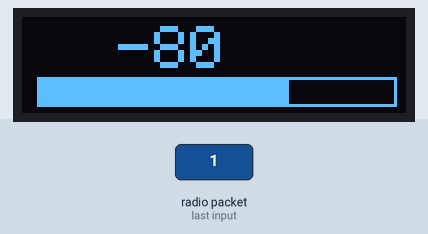
This sketch was run on a simulated Arduino Uno, built with avr-gcc and run on an emulated ATmega328P. On the bench: 128×32 one-colour display. Inputs (shaded band) come from the test bench. No radio packets arrive unless stated; what the sketch prints to the serial monitor is not drawn.

1.3 s: radio packet "1" arrives
Above: at 2.6 s.
Timing chart, 0 to 4.3 s (numbered marks = the images above; inputs shaded):
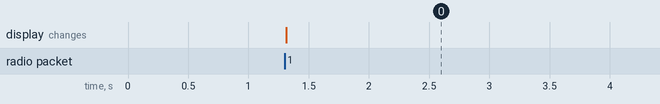

The sketch:

LoRaReceiver.ino
```cpp
#include <SPI.h>
#include <LoRa.h>
#include <Wire.h>
#include <Adafruit_GFX.h>
#include <Adafruit_SSD1306.h>
#define SCREEN_WIDTH 128 // OLED display width, in pixels
#define SCREEN_HEIGHT 32 // OLED display height, in pixels
Adafruit_SSD1306 display(SCREEN_WIDTH, SCREEN_HEIGHT, &Wire, -1);
#define ss 25
#define rst 14
#define dio0 2
void setup() {
  Serial.begin(9600);
  LoRa.setPins(ss, rst, dio0);
  LoRa.begin(866E6);
  display.begin(SSD1306_SWITCHCAPVCC, 0x3C);
}

void loop() {
  // try to parse packet
  int packetSize = LoRa.parsePacket();
  if (packetSize) {
    while (LoRa.available()) {
      Serial.print((char)LoRa.read());
    }
    Serial.println(LoRa.packetRssi());
    int i =  map(LoRa.packetRssi(), -200, -15, 10, 60);
    display.clearDisplay();
    display.setCursor(32, 3);
    display.setTextSize(2);
    display.setTextColor(WHITE);
    display.println(LoRa.packetRssi());
    display.setCursor(0, 10);
    display.drawRect(5, 20, 120, 10, SSD1306_WHITE);
    display.fillRect(5, 20, i*2, 10, SSD1306_WHITE);
    display.display();
  }
}
```

Measured:
- after the input at 1.3 s, the display: changes at once (image 0)
